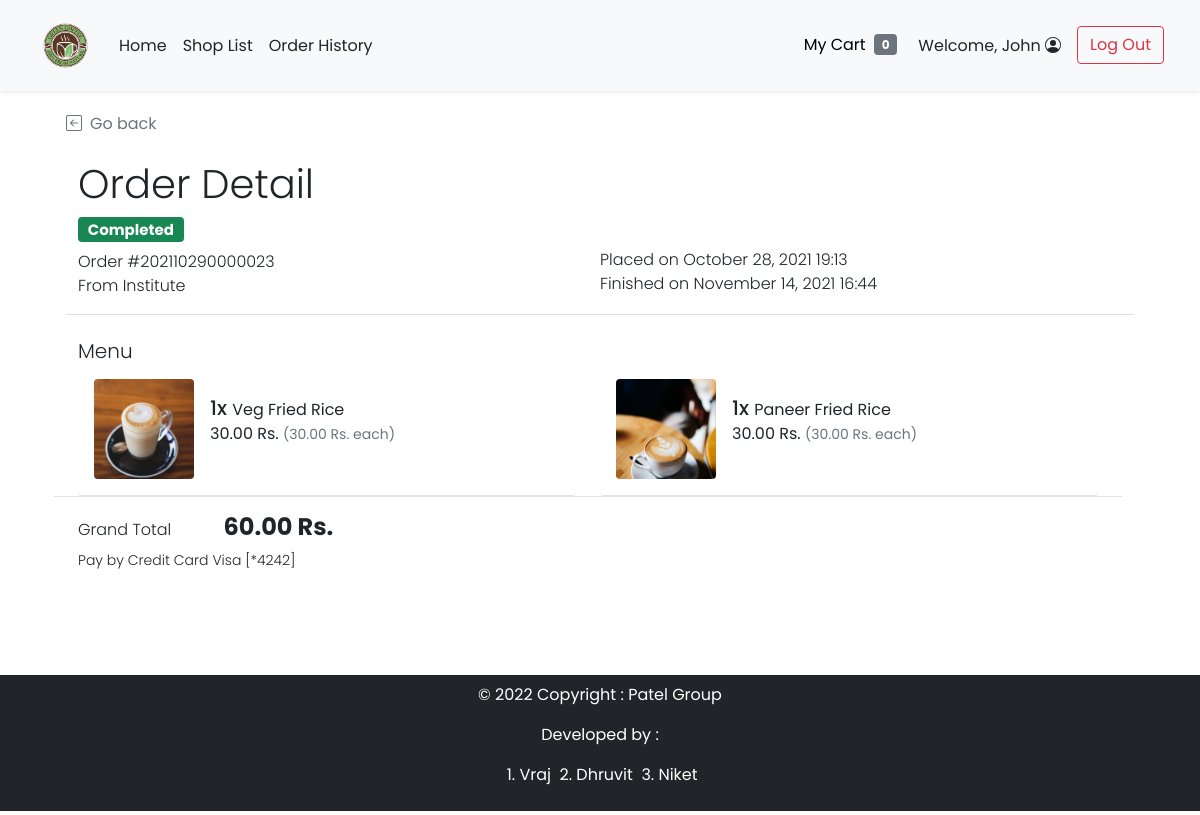
Screenshot of /cust_order_detail.php?orh_id=23 (signed in) with the database file from the repository.
### tables this page shows
CREATE TABLE `order_header` (
  `orh_id` int(11) NOT NULL,
  `orh_refcode` varchar(15) DEFAULT NULL,
  `c_id` int(11) NOT NULL,
  `s_id` int(11) NOT NULL,
  `p_id` int(11) NOT NULL,
  `orh_ordertime` timestamp NOT NULL DEFAULT current_timestamp(),
  `orh_pickuptime` datetime NOT NULL,
  `orh_orderstatus` varchar(10) NOT NULL,
  `orh_finishedtime` datetime DEFAULT NULL
);

CREATE TABLE `shop` (
  `s_id` int(11) NOT NULL,
  `s_username` varchar(45) NOT NULL,
  `s_pwd` varchar(45) NOT NULL,
  `s_name` varchar(100) NOT NULL,
  `s_location` varchar(100) NOT NULL,
  `s_openhour` time NOT NULL,
  `s_closehour` time NOT NULL,
  `s_status` tinyint(4) NOT NULL DEFAULT 1 COMMENT 'Shop ready for taking an order or not (True for open, False for close)',
  `s_preorderStatus` tinyint(4) NOT NULL DEFAULT 1 COMMENT 'Shop is ready for tomorrow pre-order or not',
  `s_email` varchar(100) NOT NULL,
  `s_phoneno` varchar(45) NOT NULL,
  `s_pic` text DEFAULT NULL
);

CREATE TABLE `order_detail` (
  `ord_id` int(11) NOT NULL,
  `orh_id` int(11) NOT NULL,
  `f_id` int(11) NOT NULL,
  `ord_amount` int(11) NOT NULL,
  `ord_buyprice` decimal(6,2) NOT NULL COMMENT 'To keep the snapshot of selected menu cost at the time of the purchase.',
  `ord_note` text DEFAULT NULL
);

CREATE TABLE `food` (
  `f_id` int(11) NOT NULL,
  `s_id` int(11) NOT NULL,
  `f_name` varchar(100) NOT NULL,
  `f_price` decimal(6,2) NOT NULL,
  `f_todayavail` tinyint(4) NOT NULL DEFAULT 1 COMMENT 'Food is available to order or not',
  `f_preorderavail` tinyint(4) NOT NULL DEFAULT 1,
  `f_pic` text DEFAULT NULL
);

CREATE TABLE `payment` (
  `p_id` int(11) NOT NULL,
  `c_id` int(11) NOT NULL,
  `p_type` varchar(45) NOT NULL,
  `p_amount` decimal(7,2) NOT NULL,
  `p_detail` text DEFAULT NULL
);

### cust_order_detail.php (the view, shortened to what this page needs)
<!DOCTYPE html>
<html lang="en">
<head>
    <?php
        include("conn_db.php");
        include('head.php');
    ?>
    <link href="css/main.css" rel="stylesheet">
    <link href="css/menu.css" rel="stylesheet">
</head>
<body class="d-flex flex-column h-100">
    <?php include('nav_header.php')?>
    <div class="container px-5 py-4" id="cart-body">
        <div class="row my-4 border-bottom">
            <a class="nav nav-item text-decoration-none text-muted mb-2" href="#" onclick="history.back();">
                <i class="bi bi-arrow-left-square me-2"></i>Go back
            </a>
            <h2 class="pt-3 display-6">Order Detail</h2>
            <?php
                $orh_id = $_GET["orh_id"];
                $orh_query = "SELECT * FROM order_header WHERE orh_id = {$orh_id}";
                $orh_arr = $mysqli -> query($orh_query) -> fetch_array();
            ?>
            <div class="row row-cols-1 row-cols-md-2">
                <div class="col mb-2 mb-md-0">
                    <ul class="list-unstyled fw-light">
                        <li class="list-item mb-2">
                            <?php if($orh_arr["orh_orderstatus"]=="ACPT"){ ?>
                                <h5><span class="fw-bold badge bg-info text-dark">Accepted</span></h5>
                            <?php }else if($orh_arr["orh_orderstatus"]=="PREP"){ ?>
                                <h5><span class="fw-bold badge bg-warning text-dark">Preparing</span></h5>
                            <?php }else if($orh_arr["orh_orderstatus"]=="RDPK"){ ?>
                                <h5><span class="fw-bold badge bg-primary text-white">Ready to pick up</span></h5>
                            <?php }else if($orh_arr["orh_orderstatus"]=="FNSH"){?>
                                <h5><span class="fw-bold badge bg-success text-white">Completed</span></h5>
                            <?php } ?>
                        </li>
                        <li class="list-item">Order #<?php echo $orh_arr["orh_refcode"];?></li>
                        <li class="list-item">From
                            <?php
                                $shop_query = "SELECT s_name FROM shop WHERE s_id = {$orh_arr['s_id']};";
                                $shop_arr = $mysqli -> query($shop_query) -> fetch_array();
                                echo $shop_arr["s_name"];
                            ?>
                        </li>
                    </ul>
                </div>
                <div class="col">
                    <ul class="list-unstyled fw-light">
                        <?php
                            $od_placedate = (new Datetime($orh_arr["orh_ordertime"])) -> format("F j, Y H:i");
                            $od_pickupdate = (new Datetime($orh_arr["orh_pickuptime"])) -> format("F j, Y H:i");
                        ?>
                        <li class="mb-2">&nbsp;</li>
                        <li>Placed on <?php echo $od_placedate;?></li>
                        <?php if($orh_arr["orh_orderstatus"]!="FNSH"){ ?>
                        <li>Will be pick-up on <?php echo $od_pickupdate;?></li>
                        <?php }else{
                            $od_finishtime = (new Datetime($orh_arr["orh_finishedtime"])) -> format("F j, Y H:i");
                        ?>
                        <li>Finished on <?php echo $od_finishtime;?></li>
                        <?php } ?>
                    </ul>
                </div>
            </div>
        </div>
        <div class="row mb-5">
            <div class="col">
                <div class="row row-cols-1">
                    <div class="col">
                        <h5 class="fw-light">Menu</h5>
                    </div>
                    <div class="col row row-cols-1 row-cols-md-2 border-bottom">
                        <?php
                            $ord_query = "SELECT f.f_name,f.f_pic,ord.ord_amount,ord.ord_buyprice,ord_note FROM order_detail ord INNER JOIN food f ON ord.f_id = f.f_id WHERE ord.orh_id = {$orh_id}";
                            $ord_result = $mysqli -> query($ord_query);
                            while($ord_row = $ord_result -> fetch_array()){
                        ?>
                        <div class="col">
                            <ul class="list-group">
                                <li class="list-group-item d-flex border-0 pb-3 border-bottom w-100 justify-content-between align-items-center">
                                    <div class="image-parent">
                                        <img
                                        <?php
                                            if(is_null($ord_row["f_pic"])){echo "src='img/default.png'";}
                                            else{echo "src=\"img/{$ord_row['f_pic']}\"";}
                                        ?>
                                        class="img-fluid rounded"
                                        style="width: 100px; height:100px; object-fit:cover;" alt="<?php echo $ord_row["f_name"]?>">
                                        </div>
                                    <div class="ms-3 me-auto">
                                        <div class="fw-normal"><span class="h5"><?php echo $ord_row["ord_amount"]?>x </span><?php echo $ord_row["f_name"]?>
                                            <p><?php printf("%.2f Rs. <small class='text-muted'>(%.2f Rs. each)</small>",$ord_row["ord_buyprice"]*$ord_row["ord_amount"],$ord_row["ord_buyprice"]);?><br />
                                            </p>
                                        </div>
                                </li>
                            </ul>
                        </div>
                        <?php } ?>
                    </div>
                    <div class="col my-3">
                        <ul class="list-inline justify-content-between">
                            <li class="list-inline-item fw-light me-5">Grand Total</li>
                            <li class="list-inline-item fw-bold h4">
                                <?php
                                    $gt_query = "SELECT SUM(ord_amount*ord_buyprice) AS gt FROM order_detail WHERE orh_id = {$orh_id}";
                                    $gt_arr = $mysqli -> query($gt_query) -> fetch_array();
                                    printf("%.2f Rs.",$gt_arr["gt"]);
                                ?>
                            </li>
                            <li class="list-item fw-light small">Pay by
                                <?php
                                    $py_query = "SELECT p_type,p_detail FROM payment WHERE p_id = {$orh_arr['p_id']} LIMIT 0,1;";
                                    $py_arr = $mysqli -> query($py_query) -> fetch_array();
                                    switch($py_arr["p_type"]){
                                        case "CRDC": echo "Credit Card"; break;
                                    }
                                    echo " ".$py_arr["p_detail"];
                                ?>
                            </li>
                        </ul>
                    </div>
                </div>
            </div>
        </div>
    </div>
    <footer class="text-center text-white">
  <div class="text-center p-2 p-2 mb-1 bg-dark text-white">
    <p class="text-white">© 2022 Copyright : Patel Group</p>
    <p class="text-white">Developed by :</p>
    <p class="text-white">&nbsp;1. Vraj
        &nbsp;2. Dhruvit
        &nbsp;3. Niket</p>
  </div>
</footer>
</body>
</html>

### css/main.css (style rules this page uses)
html { height: 100%; }
body { height: 100%; padding-top: 4rem; margin-bottom: -50px; font-family: 'Poppins', 'Noto Sans Thai', sans-serif; }
a { cursor: pointer; }
.bi { vertical-align: -.125em; fill: currentColor; }
.text-white { color: white; }

### css/menu.css (style rules this page uses)
html, body { height: 100%; }
.image-parent { max-width: 100px; }

### rows the page displays
order_header: orh_refcode "202110290000023", orh_ordertime "October 28, 2021 19:13", orh_finishedtime "November 14, 2021 16:44"
shop: s_name "Institute"
order_detail: f.f_pic (picture), ord_amount "1", f.f_name "Veg Fried Rice", $ord_row['ord_buyprice']*$ord_row['ord_amount'] "30.00", ord_buyprice "30.00"
order_detail: f.f_pic (picture), ord_amount "1", f.f_name "Paneer Fried Rice", $ord_row['ord_buyprice']*$ord_row['ord_amount'] "30.00", ord_buyprice "30.00"
payment: p_detail "Visa [*4242]"

### other values shown
$_SESSION['firstname'] "John"
$gt_arr["gt"] "60.00"
